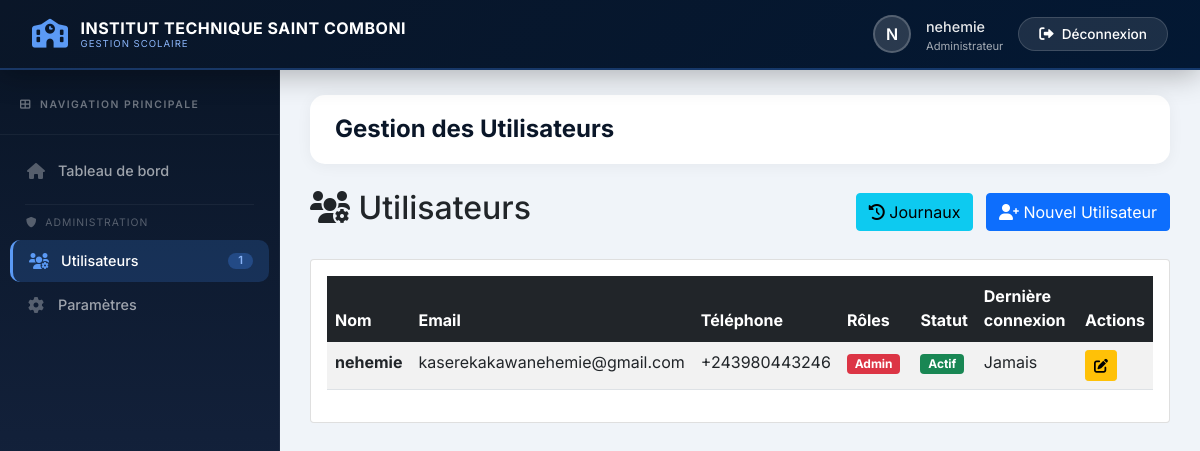
The page /gestion/utilisateurs.php (signed in) on the database its author committed.
### tables this page shows
CREATE TABLE `utilisateurs` (
  `id` int(11) NOT NULL,
  `nom` varchar(100) NOT NULL,
  `email` varchar(100) NOT NULL,
  `mot_de_passe` varchar(255) NOT NULL,
  `telephone` varchar(20) DEFAULT NULL,
  `actif` tinyint(1) DEFAULT 1,
  `derniere_connexion` datetime DEFAULT NULL,
  `created_at` timestamp NOT NULL DEFAULT current_timestamp(),
  `updated_at` timestamp NOT NULL DEFAULT current_timestamp() ON UPDATE current_timestamp()
);

### controllers/GestionController.php (called while the page is built, shortened)
<?php
require_once __DIR__ . '/../config/database.php';
require_once __DIR__ . '/../models/Utilisateur.php';
class GestionController extends Controller {
    private $userModel;
    public function __construct() {
        $this->userModel = new Utilisateur();
    }
    public function utilisateurs() {
        $utilisateurs = $this->userModel->getAllWithRoles();
        $this->render('gestion/utilisateurs', ['utilisateurs' => $utilisateurs]);
    }
}

### gestion/utilisateurs.php (called while the page is built, shortened)
<?php
require_once __DIR__ . '/../controllers/GestionController.php';
$controller = new GestionController();
$controller->utilisateurs();

### config/database.php (called while the page is built, shortened)
<?php
class Database {
    private static $instance = null;
    private $conn;
    private function __construct() {
        try {
            $dsn = 'mysql:host='.DB_HOST.';dbname='.DB_NAME.';charset=utf8mb4';
            $this->conn = new PDO($dsn, DB_USER, DB_PASS, [
                PDO::ATTR_ERRMODE => PDO::ERRMODE_EXCEPTION,
                PDO::ATTR_DEFAULT_FETCH_MODE => PDO::FETCH_ASSOC
            ]);
        } catch (PDOException $e) {
            die('Erreur de connexion : ' . $e->getMessage());
        }
    }
    public static function getInstance() {
        if (self::$instance === null) {
            self::$instance = new Database();
        }
        return self::$instance;
    }
    public function getConnection() {
        return $this->conn;
    }
}

### models/Model.php (called while the page is built, shortened)
<?php
require_once __DIR__ . '/../config/database.php';
class Model {
    public function __construct() {
        $this->db = Database::getInstance()->getConnection();
    }
}

### models/Utilisateur.php (called while the page is built, shortened)
<?php
require_once __DIR__ . '/Model.php';
class Utilisateur extends Model {
    public function getAllWithRoles() {
        $sql = "SELECT u.*,
                       GROUP_CONCAT(r.nom SEPARATOR ', ') as roles_noms,
                       GROUP_CONCAT(r.id SEPARATOR ',') as roles_ids
                FROM utilisateurs u
                LEFT JOIN utilisateur_roles ur ON u.id = ur.utilisateur_id
                LEFT JOIN roles r ON ur.role_id = r.id
                GROUP BY u.id
                ORDER BY u.nom";
        $stmt = $this->db->prepare($sql);
        $stmt->execute();
        return $stmt->fetchAll();
    }
}

### views/gestion/utilisateurs.php (the view, shortened to what this page needs)
<div class="d-flex justify-content-between align-items-center mb-4">
    <h2><i class="fas fa-users-cog"></i> Utilisateurs</h2>
    <div>
        <a href="<?php echo SITE_URL; ?>/gestion/logs.php" class="btn btn-info me-2">
            <i class="fas fa-history"></i> Journaux
        </a>
        <a href="<?php echo SITE_URL; ?>/gestion/utilisateur_ajouter.php" class="btn btn-primary">
            <i class="fas fa-user-plus"></i> Nouvel Utilisateur
        </a>
    </div>
</div>
<div class="card">
    <div class="card-body">
        <div class="table-responsive">
            <table class="table table-striped table-hover">
                <thead class="table-dark">
                    <tr>
                        <th>Nom</th>
                        <th>Email</th>
                        <th>Téléphone</th>
                        <th>Rôles</th>
                        <th>Statut</th>
                        <th>Dernière connexion</th>
                        <th>Actions</th>
                    </tr>
                </thead>
                <tbody>
                    <?php foreach ($utilisateurs as $user): ?>
                    <tr>
                        <td>
                            <strong><?php echo htmlspecialchars($user['nom']); ?></strong>
                        </td>
                        <td><?php echo $user['email']; ?></td>
                        <td><?php echo $user['telephone'] ?? '-'; ?></td>
                        <td>
                            <?php
                            $roles = explode(', ', $user['roles_noms'] ?? '');
                            foreach ($roles as $role):
                                $badgeColor = 'secondary';
                                if ($role == 'admin') $badgeColor = 'danger';
                                elseif ($role == 'caissier') $badgeColor = 'success';
                                elseif ($role == 'secretaire') $badgeColor = 'info';
                                elseif ($role == 'comptable') $badgeColor = 'warning';
                            ?>
                                <span class="badge bg-<?php echo $badgeColor; ?> me-1">
                                    <?php echo ucfirst($role); ?>
                                </span>
                            <?php endforeach; ?>
                        </td>
                        <td>
                            <span class="badge bg-<?php echo $user['actif'] ? 'success' : 'danger'; ?>">
                                <?php echo $user['actif'] ? 'Actif' : 'Inactif'; ?>
                            </span>
                        </td>
                        <td>
                            <?php echo $user['derniere_connexion'] ? date('d/m/Y H:i', strtotime($user['derniere_connexion'])) : 'Jamais'; ?>
                        </td>
                        <td>
                            <a href="<?php echo SITE_URL; ?>/gestion/utilisateur_modifier.php?id=<?php echo $user['id']; ?>"
                               class="btn btn-sm btn-warning">
                                <i class="fas fa-edit"></i>
                            </a>
                        </td>
                    </tr>
                    <?php endforeach; ?>
                </tbody>
            </table>
        </div>
    </div>
</div>
<?php
require_once __DIR__ . '/../template.php';
?>

### rows shown on the page
utilisateurs: nom "nehemie", email "kaserekakawanehemie@gmail.com", telephone "+243980443246", role "Admin", actif "Actif", shows "Jamais"

### other values the page prints
$school "INSTITUT TECHNIQUE SAINT COMBONI"
substr($_SESSION['user_name'] ?? 'U', 0, 1) "N"
$_SESSION['user_name'] "nehemie"
$roleLabels[$_SESSION['user_role']] "Administrateur"
$count "1"
$pageTitle "Gestion des Utilisateurs"
